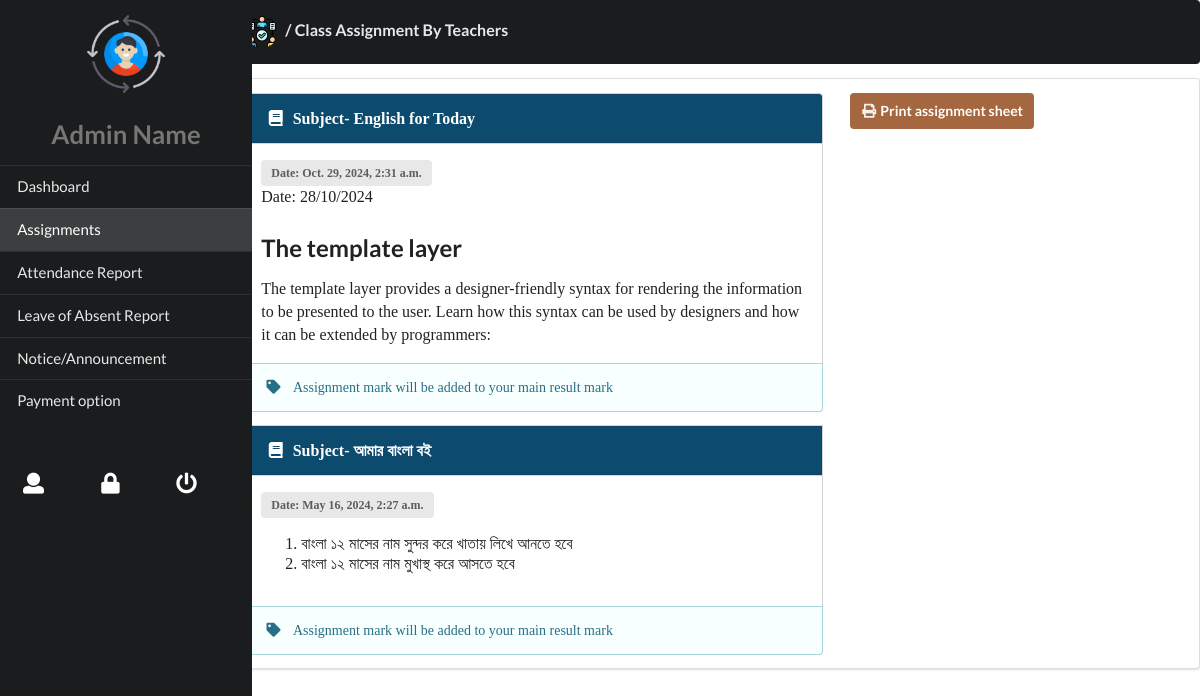
Screenshot of /student/showassignment/ with the database file from the repository.
### assignment/models.py (models this page shows, shortened)
class Assignment(models.Model):
    CLASS_CHOICES = [
        ('1', 'Class 1'),
        ('2', 'Class 2'),
        ('3', 'Class 3'),
        ('4', 'Class 4'),
        ('5', 'Class 5'),
    ]
    stclass = models.CharField(max_length=10, choices=CLASS_CHOICES)
    subject = models.ForeignKey(BookList, on_delete=models.CASCADE, related_name='subjectid')
    assignment = RichTextField()
    publishdate = models.DateTimeField(auto_now_add=True)
    activation = models.CharField(default='1', max_length=1)
    class Meta:
        ordering= ['-publishdate']

class BookList(models.Model):
    CLASS_CHOICES = [
        ('1', 'Class 1'),
        ('2', 'Class 2'),
        ('3', 'Class 3'),
        ('4', 'Class 4'),
        ('5', 'Class 5'),
        ('0', 'Add this book as new book '),
    ]
    bookname = models.CharField(max_length=100)
    classfor = models.CharField(max_length=20, choices=CLASS_CHOICES)
    subjectcode = models.IntegerField()
    def __str__(self):
        return self.bookname

### studentmanagement/views.py (the view)
# urls.py: path('showassignment/', views.StudentAssignment, name="StShowAssignment"),
def StudentAssignment(request):
    assignments = Assignment.objects.filter(stclass=1, activation=1)
    context = {
        'pagetitle': 'View Class Assignment',
        'paneltitle': 'Class Assignment By Teachers',
        'active_st_assignment': True,
        'assignments': assignments,
    }
    return render(request, 'student/assignment.html', context)

### templates/student/assignment.html (shortened to what this page needs)
{% extends 'adminpanel.html' %}
{% load static %}
{% block body %}
<div class="thirteen wide column">
    <h2 class="ui inverted large segment">
    <img src="{% static '/img/assignment.png' %}" class="ui avatar inline image"> /
    {{paneltitle}}
    </h2>
    <div class="ui segment" style="font-family: kalpurush;">
        <div class="ui grid">
            <div class="ten wide column">
                {% for assignment in assignments %}
                <div class="ui attached message segment" style="background-color: #0C4A6E; color: #fff;">
                    <div class="header" style="font-family: kalpurush;">
                      <strong><i class="book icon"></i> Subject- {{assignment.subject}}</strong>
                    </div>
                  </div>
                  <div class="ui attached fluid segment" style="font-size: 16px;">
                    <small class="ui compact label">Date: {{assignment.publishdate}}</small>
                    {{assignment.assignment|safe}}
                  </div>
                  <div class="ui bottom attached info message">
                    <i class="tag icon"></i>
                    Assignment mark will be added to your main result mark
                  </div>
                  {% endfor %}
            </div>
            <div class="six wide column">
              <a href="{% url 'student:printassign' %}" target="_blank" class="ui icon brown button" id="print">
                <i class="print icon"></i>
                Print assignment sheet
              </a>
            </div>
            </div>
        </div>
    </div>
</div>
{% endblock %}

### static/css/main.css (style rules this page uses)
.header { z-index: 1000; }

### rows the page displays
Assignment: subject "English for Today", publishdate "Oct. 29, 2024, 2:31 a.m.", assignment "Date: 28/10/2024 The template layer The template layer provides a designer-friendly syntax for rendering the information to be presented to the user. Learn how this syntax can be used by designers and how it can be extended by programmers:"
Assignment: subject "আমার বাংলা বই", publishdate "May 16, 2024, 2:27 a.m.", assignment "বাংলা ১২ মাসের নাম সুন্দর করে খাতায় লিখে আনতে হবে বাংলা ১২ মাসের নাম মুখাস্থ করে আসতে হবে"

### other values shown
{{ paneltitle }} "Class Assignment By Teachers"
